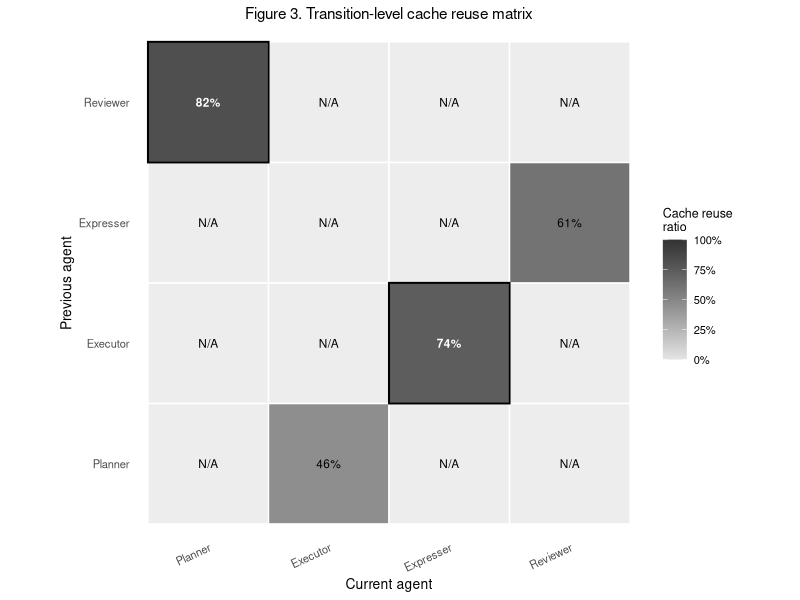
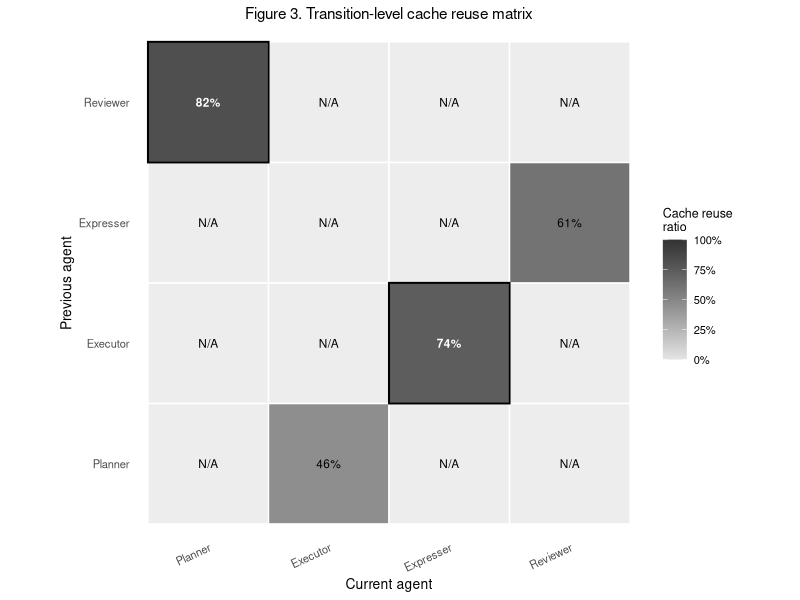

The R source for these figures, in order:
library(ggplot2)
library(dplyr)

agents <- c("Planner", "Executor", "Expresser", "Reviewer")

df <- expand.grid(
  previous_agent = factor(agents, levels = agents),
  current_agent = factor(agents, levels = agents)
)

df$reuse_ratio <- NA_real_
df$reuse_ratio[df$previous_agent == "Planner" & df$current_agent == "Executor"] <- 0.46
df$reuse_ratio[df$previous_agent == "Executor" & df$current_agent == "Expresser"] <- 0.74
df$reuse_ratio[df$previous_agent == "Expresser" & df$current_agent == "Reviewer"] <- 0.61
df$reuse_ratio[df$previous_agent == "Reviewer" & df$current_agent == "Planner"] <- 0.82

df$label <- ifelse(is.na(df$reuse_ratio), "N/A", paste0(round(df$reuse_ratio * 100), "%"))
df$label_color <- ifelse(!is.na(df$reuse_ratio) & df$reuse_ratio >= 0.65, "white", "black")
df$label_face <- ifelse(!is.na(df$reuse_ratio) & df$reuse_ratio >= 0.70, "bold", "plain")
df$highlight <- df$previous_agent == "Executor" & df$current_agent == "Expresser" |
                df$previous_agent == "Reviewer" & df$current_agent == "Planner"

p <- ggplot(df, aes(x = current_agent, y = previous_agent)) +
  geom_tile(aes(fill = reuse_ratio), color = "white", linewidth = 0.5) +
  geom_text(aes(label = label, color = label_color, fontface = label_face), size = 3.0) +
  geom_tile(data = df %>% filter(highlight), fill = NA, color = "black", linewidth = 0.7) +
  scale_fill_gradient(
    low = "grey90",
    high = "grey20",
    limits = c(0, 1),
    na.value = "grey93",
    name = "Cache reuse\nratio",
    labels = function(x) paste0(x * 100, "%")
  ) +
  scale_color_identity() +
  labs(
    title = "Figure 3. Transition-level cache reuse matrix",
    x = "Current agent",
    y = "Previous agent"
  ) +
  theme_classic(base_size = 10) +
  theme(
    plot.title = element_text(size = 11, hjust = 0.5),
    axis.text.x = element_text(angle = 25, hjust = 1),
    axis.line = element_blank(),
    axis.ticks = element_blank(),
    legend.title = element_text(size = 9),
    legend.text = element_text(size = 8)
  ) +
  coord_fixed()

ggsave("figure3_transition_cache_reuse_matrix_R.png", p, width = 3.8, height = 3.1, dpi = 300)
ggsave("figure3_transition_cache_reuse_matrix_R.svg", p, width = 3.8, height = 3.1)
write.csv(df, "figure3_fake_matrix_R.csv", row.names = FALSE)
